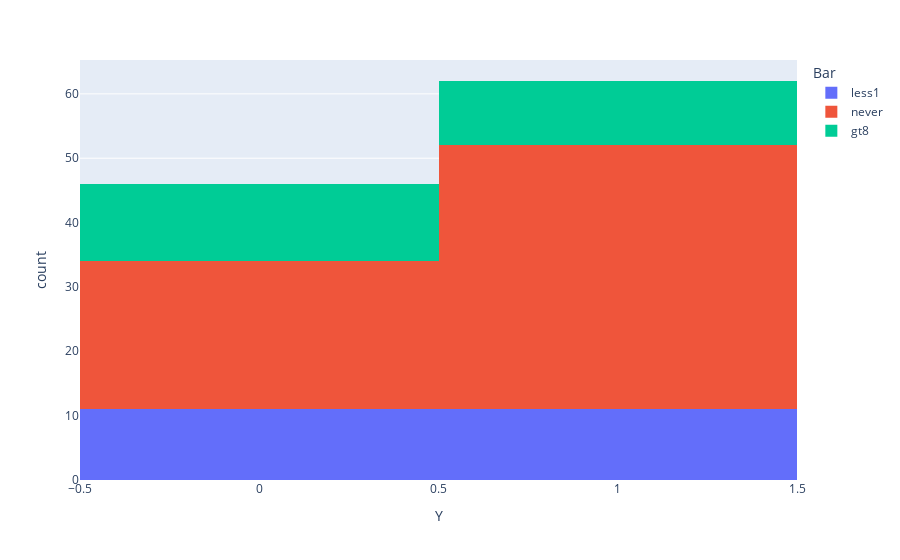

The code cell stored with this chart in its notebook:
### Markdown cell above
3. Compare the acceptance rate between those who went to a bar 3 or fewer times a month to those who went more.

### Code cell
px.histogram(NewDFDropNul, x='Y', color='Bar')

### Figure 1 — Plotly figure (JSON) as saved in the notebook; plotly's stock layout.template omitted (floating-point values rounded to 4 significant figures)
{"data": [{"alignmentgroup": "True", "bingroup": "x", "hovertemplate": "Bar=less1<br>Y=%{x}<br>count=%{y}<extra></extra>", "legendgroup": "less1", "marker": {"color": "#636efa", "pattern": {"shape": ""}}, "name": "less1", "offsetgroup": "less1", "orientation": "v", "showlegend": true, "type": "histogram", "x": [1, 0, 1, 0, 1, 0, 1, 1, 0, 1, 0, 1, 1, 0, 0, 1, 1, 0, 0, 0, 1, 0], "xaxis": "x", "yaxis": "y"}, {"alignmentgroup": "True", "bingroup": "x", "hovertemplate": "Bar=never<br>Y=%{x}<br>count=%{y}<extra></extra>", "legendgroup": "never", "marker": {"color": "#EF553B", "pattern": {"shape": ""}}, "name": "never", "offsetgroup": "never", "orientation": "v", "showlegend": true, "type": "histogram", "x": [1, 1, 0, 1, 0, 0, 1, 0, 0, 0, 0, 0, 0, 0, 1, 1, 1, 0, 0, 1, 0, 1, 1, 0, 1, 1, 1, 1, 1, 1, 0, 1, 1, 1, 0, 0, 0, 1, 0, 1, 1, 1, 1, 1, 1, 1, 1, 1, 1, 1, 0, 1, 1, 0, 1, 1, 0, 1, 0, 1, 1, 1, 1, 1], "xaxis": "x", "yaxis": "y"}, {"alignmentgroup": "True", "bingroup": "x", "hovertemplate": "Bar=gt8<br>Y=%{x}<br>count=%{y}<extra></extra>", "legendgroup": "gt8", "marker": {"color": "#00cc96", "pattern": {"shape": ""}}, "name": "gt8", "offsetgroup": "gt8", "orientation": "v", "showlegend": true, "type": "histogram", "x": [0, 1, 0, 1, 0, 0, 1, 0, 1, 0, 1, 0, 1, 0, 0, 0, 1, 0, 1, 0, 1, 1], "xaxis": "x", "yaxis": "y"}], "layout": {"barmode": "relative", "legend": {"title": {"text": "Bar"}, "tracegroupgap": 0}, "margin": {"t": 60}, "xaxis": {"anchor": "y", "domain": [0, 1], "title": {"text": "Y"}}, "yaxis": {"anchor": "x", "domain": [0, 1], "title": {"text": "count"}}}}
